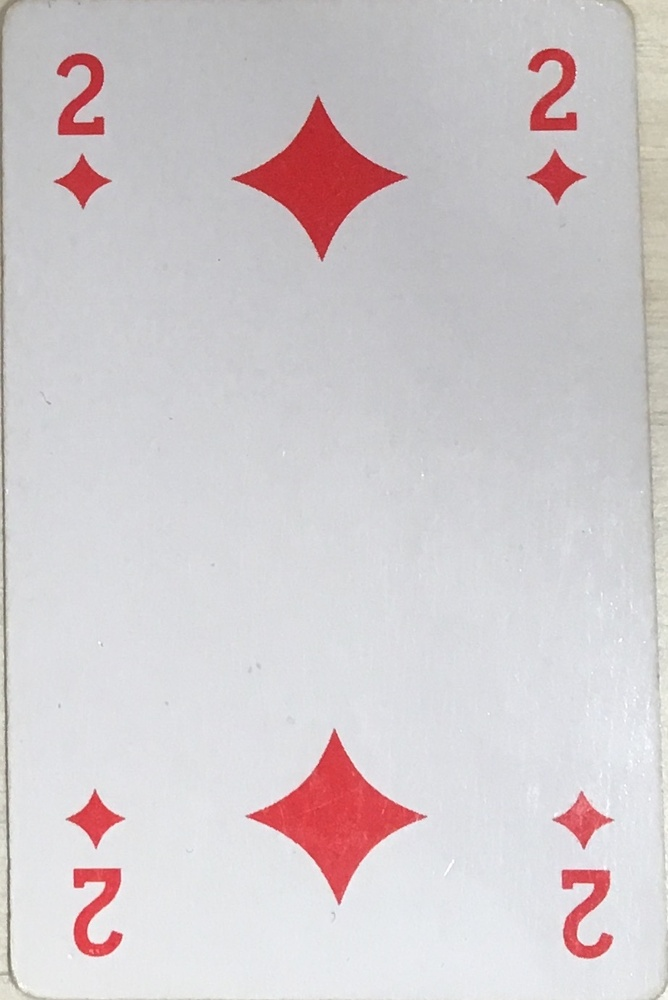
#> input picture test/0.JPG, 668 x 1000 px, shrunk from 923 x 1382 before the run
$ python -i detectRegion.py   (imports and definitions only)
#> lines starting #> are read from the running program, lines starting #| are printed output that depends on the picture; after the words box and inside, x2 and y2 are one past the last pixel; in counts of white or black regions, pixels touching at a corner belong together
#> further down, picture is the input picture: shape (1000, 668, 3); mean B, G, R 205.4, 202.7, 209.5

#!/usr/bin/env python3
# -*- coding: utf-8 -*-
"""
Created on Tue Nov 19 21:02:18 2019
@author: claireqian
"""
import cv2 as cv
import numpy as np
import skimage
from skimage import io as skio
import matplotlib.pyplot as plt
# from utils import *
import scipy.signal
import skimage.morphology as morpho
from scipy import ndimage as ndi

def strel(forme,taille):

    """returns the chosen structuring element
     'diamond'  closed ball for the  L1 of radius size
     'disk'     closed ball for the  L2 of radius size
     'square'   square  of size size
    """

    if forme == 'diamond':
        return morpho.selem.diamond(taille)
    if forme == 'disk':
        return morpho.selem.disk(taille)
    if forme == 'square':
        return morpho.selem.square(taille)

    raise RuntimeError('Erreur dans fonction strel: forme incomprise')


# [8 lines left out: function contrast_img, not called in this run]


def detectRegion(img):
    height, width, ch = img.shape
    # print(height, width)
    # proimg = cv.GaussianBlur(img,(3,3),0)

    # increase the contrast
    a = 2
    proimg = img * float(a)
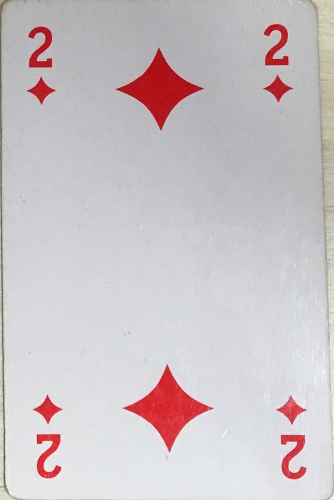
#> proimg: shape (1000, 668, 3) float64 (shown at 1/2 size); mean B, G, R 410.8, 405.3, 419.1; drawn with min black and max white
    proimg[proimg > 255] = 255
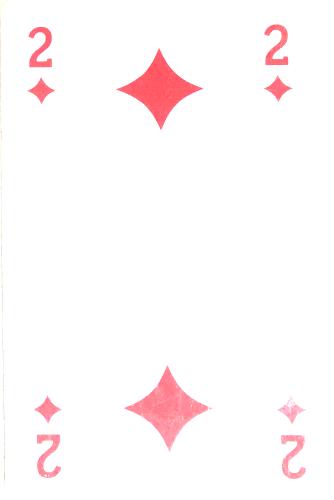
#> proimg: shape (1000, 668, 3) float64 (shown at 1/2 size); mean B, G, R 249.3, 248.7, 255
    proimg = np.round(proimg)
    proimg = proimg.astype(np.uint8)
    cv.imwrite("contrast.jpg", proimg)
    # proimg = contrast_img(proimg, 1.5, 1)
    """
    img_hsv = cv.cvtColor(proimg, cv.COLOR_BGR2HSV)
    proimg = img_hsv[:,:,1]
    """
    proimg = cv.cvtColor(img,cv.COLOR_BGR2GRAY)
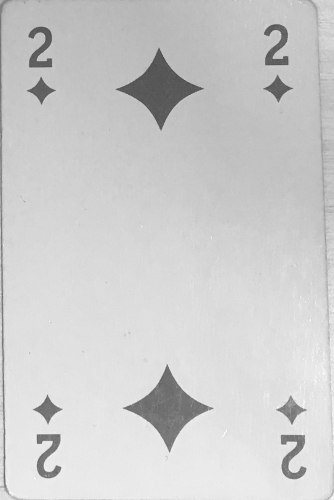
#> proimg: shape (1000, 668) (shown at 1/2 size); min 63, max 255, mean 205
    proimg = cv.GaussianBlur(proimg,(3,3),0)
    # cv.imshow("gaussian", img)

    len_loc = (int) (width / 110)
    se = strel('square', len_loc)
    proimg = morpho.closing(proimg, se)
    # [4 lines of commented-out code are left out]

    ret, binary = cv.threshold(proimg, 0, 255, cv.THRESH_BINARY_INV | cv.THRESH_OTSU)
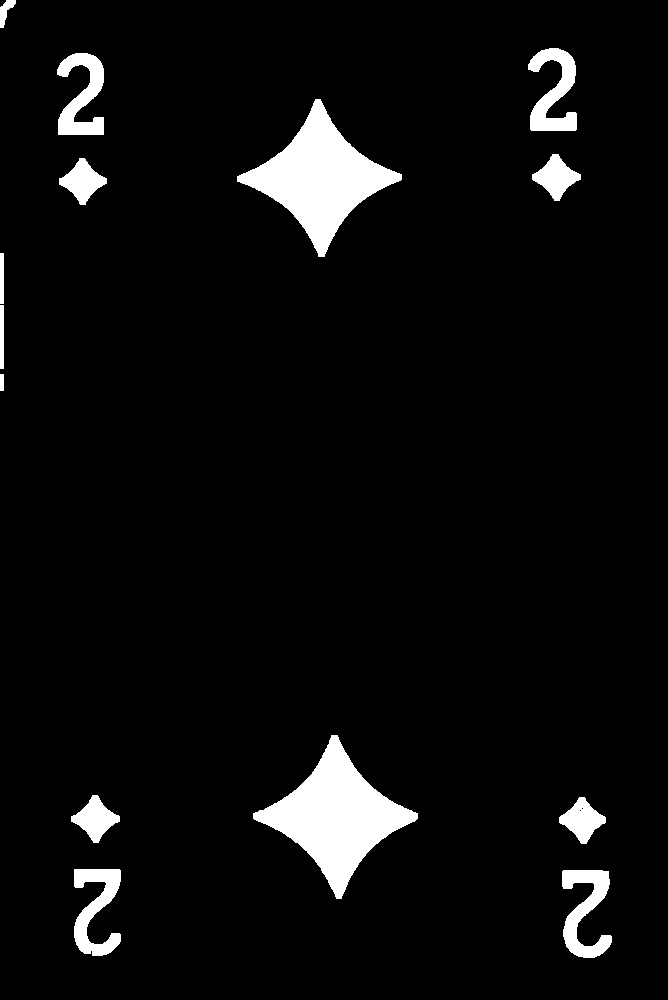
#> binary: shape (1000, 668); 5.2% white; 14 white regions, largest, box (x1, y1, x2, y2) and area: (253, 735, 418, 899) 10580, (237, 99, 402, 257) 10022, (562, 870, 612, 958) 2188
#> ret = 161
    # [9 lines of commented-out code are left out]
    canny = cv.Canny(proimg, 50, 150)
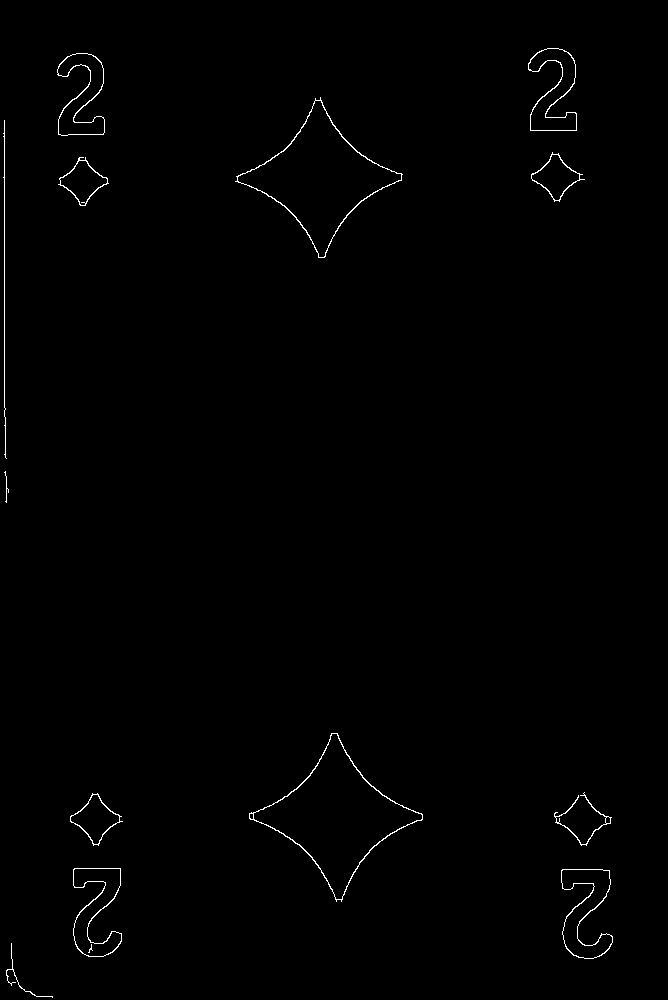
#> canny: shape (1000, 668); 0.64% white in thin lines or dots, all inside (x1, y1, x2, y2) = (3, 48, 613, 998)
    # cv.imwrite("canny.jpg", canny)

    contours, hierarchy = cv.findContours(canny, cv.RETR_EXTERNAL, cv.CHAIN_APPROX_SIMPLE)
#> contours = 13 contours, 3 with area under 20; largest, box (x1, y1, x2, y2) and area: (249, 733, 423, 902) 10874, (235, 97, 403, 258) 9945, (561, 869, 613, 959) 2376, (73, 868, 122, 957) 2288, (528, 48, 577, 131) 2100

    # search in the uper-left corner
    up_rank = up_suit  = height / 4
    left_rank = left_suit = width / 4
    i_rank = 0
    i_suit = 0
    x_rank = x_suit = y_rank = y_suit = 0
    w_rank = w_suit = h_rank = h_suit = 0
    for index in range(0, len(contours)):
        x, y, w, h = cv.boundingRect(contours[index])
        if (up_rank>y and x<width/4 and width/5>w>width/20 and height/5>h>height/20):#  and cv.contourArea(contours[index])>height*width/500):
            up_rank = y
            left_rank = x
            i_rank = index
            x_rank = x
            y_rank = y
            h_rank = h
            w_rank = w
#> this loop made 13 passes
#> (x, y, w, h, up_rank, left_rank, i_rank, x_rank) on pass 12: (57, 53, 48, 83, 53, 57, 11, 57)
#> after the loop, h_rank = 83; i_rank = 11; left_rank = 57; up_rank = 53; w_rank = 48; x_rank = 57; y_rank = 53
    for index in range(0, len(contours)):
        if (index==i_rank): continue
        x, y, w, h = cv.boundingRect(contours[index])
        if (left_suit>x and y_rank+h_rank-2<=y<height/2 and width/10>w>width/25 and height/10>h>height/30):
            up_suit = y
            left_suit = x
            i_suit = index
            x_suit = x
            y_suit = y
            h_suit = h
#> after the loop, h_suit = 49; i_suit = 7; left_suit = 58; up_suit = 157; x_suit = 58; y_suit = 157


    # if rank==10

    if (x_rank<x_suit and x_suit-x_rank>0.08*width):
            w_rank = w_rank * 3
    elif (x_rank>x_suit and x_rank+w_rank-x_suit-w_suit>0.08*width):
            x_rank = int(x_rank - w_rank*3/4)
            w_rank = int(w_rank * 7 / 4)

    """
    if (max(abs(x_rank-x_suit), abs(x_rank+w_rank-x_suit-w_suit))>0.08*width):
            print ('case 10')
            if (x_rank<x_suit):
                w_rank = w_rank * 3
            else:
                x_rank = int(x_rank - w_rank*3/4)
                w_rank = int(w_rank * 7 / 4)
    """

    # codinates of value region
    x_region = min(x_rank, x_suit)
#> x_region = 57
    y_region = min(y_rank, y_suit)
#> y_region = 53
    w_region = max(x_rank+w_rank, x_suit+w_suit) - x_region
#> w_region = 48
    h_region = max(y_rank+h_rank, y_suit+h_suit) - y_region
#> h_region = 153

    # draw the contour of rank and suit
    contour_rank = cv.drawContours(img.copy(),contours,i_rank,(0,255,255),3)
    # cv.imwrite("contour_rank.jpg", contour_rank)
    # cv.imshow("contour_rank", contour_rank)
    contour_suit = cv.drawContours(img.copy(),contours,i_suit,(0,255,255),3)
    # [15 lines of commented-out code are left out]

    return [x_region,  y_region, w_region, h_rank], [ x_region, y_suit, w_region, h_suit]

"""
def main():
    # img should be a cropped and morphed card
    # img = skio.imread('f.jpg')
    # img = skio.imread('detectRegion_test.png')

    img = cv.imread('./test/0.jpg')
    a, b = detectRegion(img)
    print (a, b)


if __name__ == '__main__':
    main()
"""

>>> import cv2
>>> picture = cv2.imread('test/0.JPG')
>>> result = detectRegion(picture)
#> result = ([57, 53, 48, 83], [57, 157, 48, 49])

$ run again, on test/1.jpg
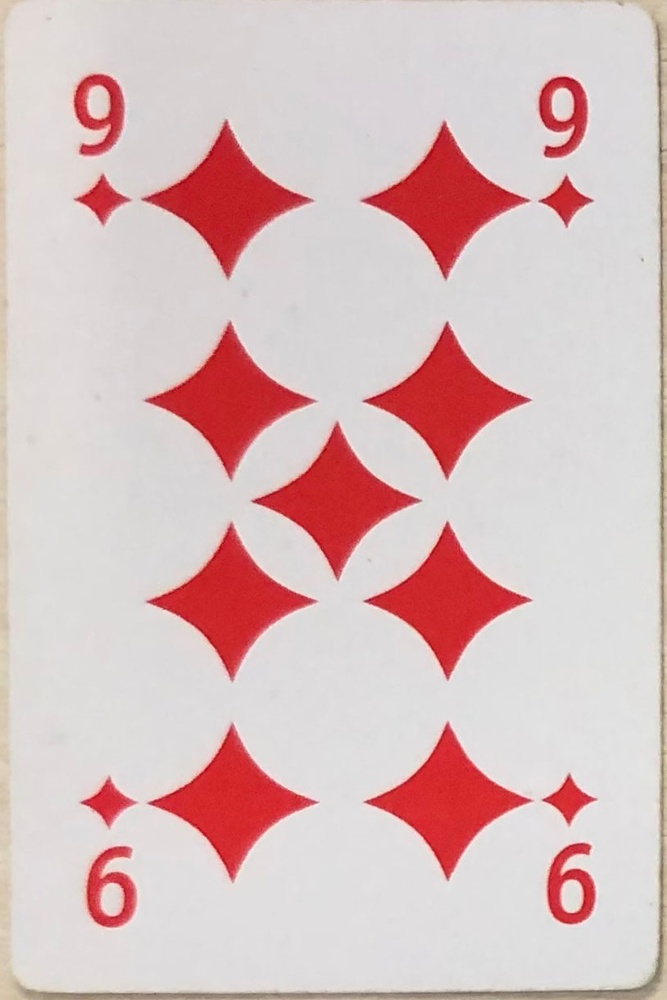
#> input picture test/1.jpg, 667 x 1000 px, shrunk from 814 x 1221 before the run
#> picture is the input picture: shape (1000, 667, 3); mean B, G, R 190.5, 190.4, 217
#> in detectRegion, `ret, binary = cv.threshold(proimg, 0, 255, cv.THRESH_BINARY_INV | cv.T..`:
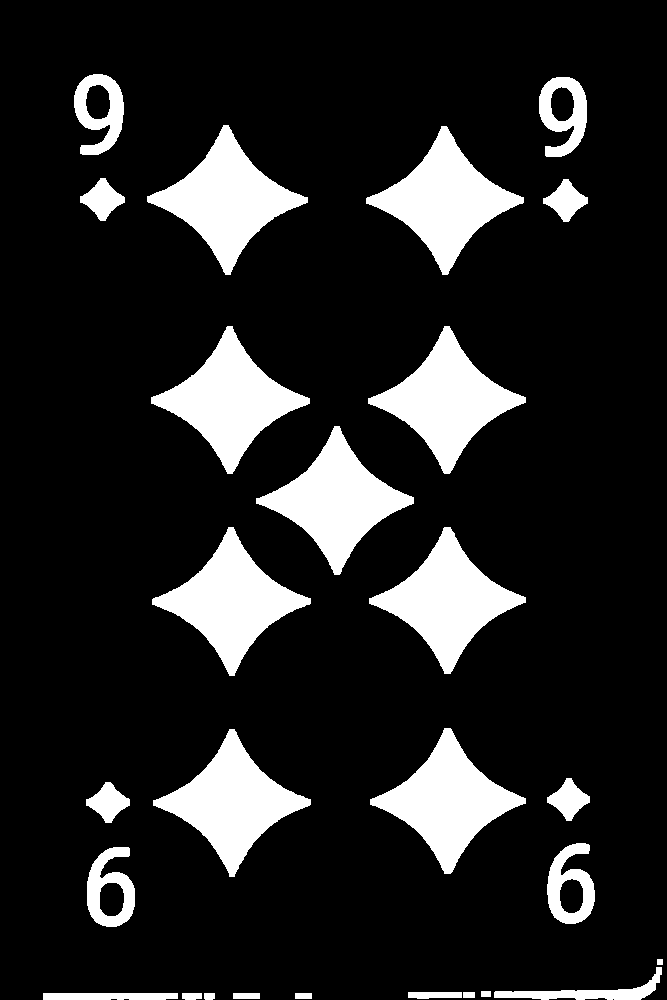
#> binary: shape (1000, 667); 14.7% white; 27 white regions, largest, box (x1, y1, x2, y2) and area: (147, 125, 308, 275) 9337, (151, 326, 310, 474) 9251, (366, 126, 524, 275) 9230
#> ret = 156
#> in detectRegion, `canny = cv.Canny(proimg, 50, 150)`:
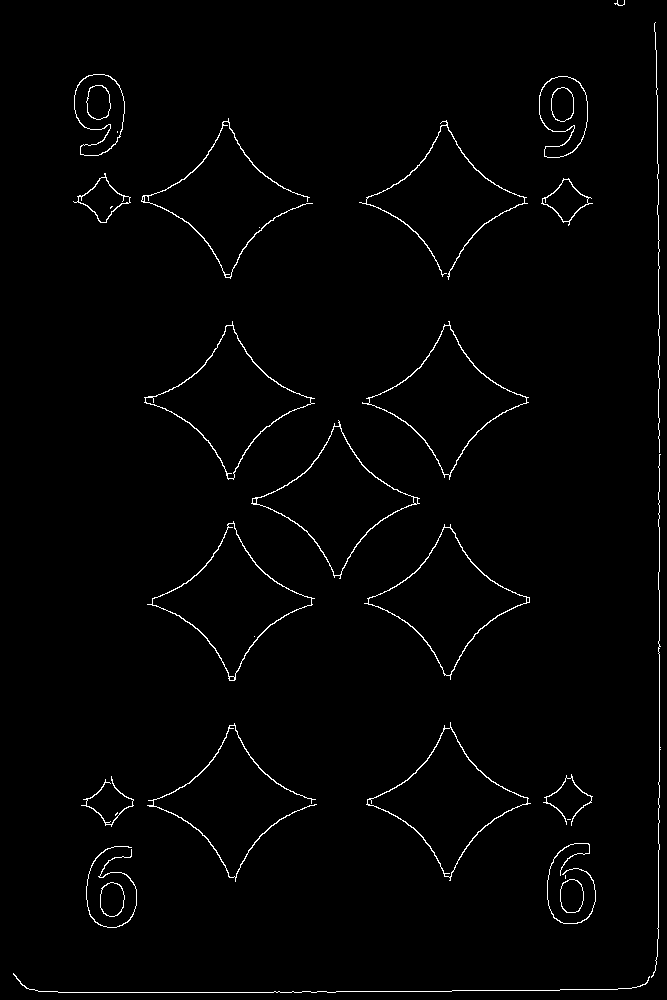
#> canny: shape (1000, 667); 1.5% white in thin lines or dots
#> contours = 27 contours, 8 with area under 20; largest, box (x1, y1, x2, y2) and area: (144, 321, 315, 480) 9426, (147, 521, 315, 681) 9370, (251, 420, 420, 579) 9314, (364, 524, 530, 680) 9279, (362, 321, 529, 480) 9277
#> the loop in detectRegion, `for index in range(0, len(contours)):` made 27 passes
#> (x, y, w, h, up_rank, left_rank, i_rank, x_rank) on pass 25: (74, 74, 51, 82, 74, 74, 24, 74)
#> after the loop in detectRegion, `for index in range(0, len(contours)):`: h_rank = 82; i_rank = 24; left_rank = 74; w_rank = 51; x_rank = 74
#> after the loop in detectRegion, `for index in range(0, len(contours)):`: h_suit = 50; i_suit = 20; left_suit = 73; up_suit = 173; x_suit = 73; y_suit = 173
#> x_region = 73
#> y_region = 74
#> w_region = 52
#> h_region = 149
#> result = ([73, 74, 52, 82], [73, 173, 52, 50])

$ run again, on test/10.JPG
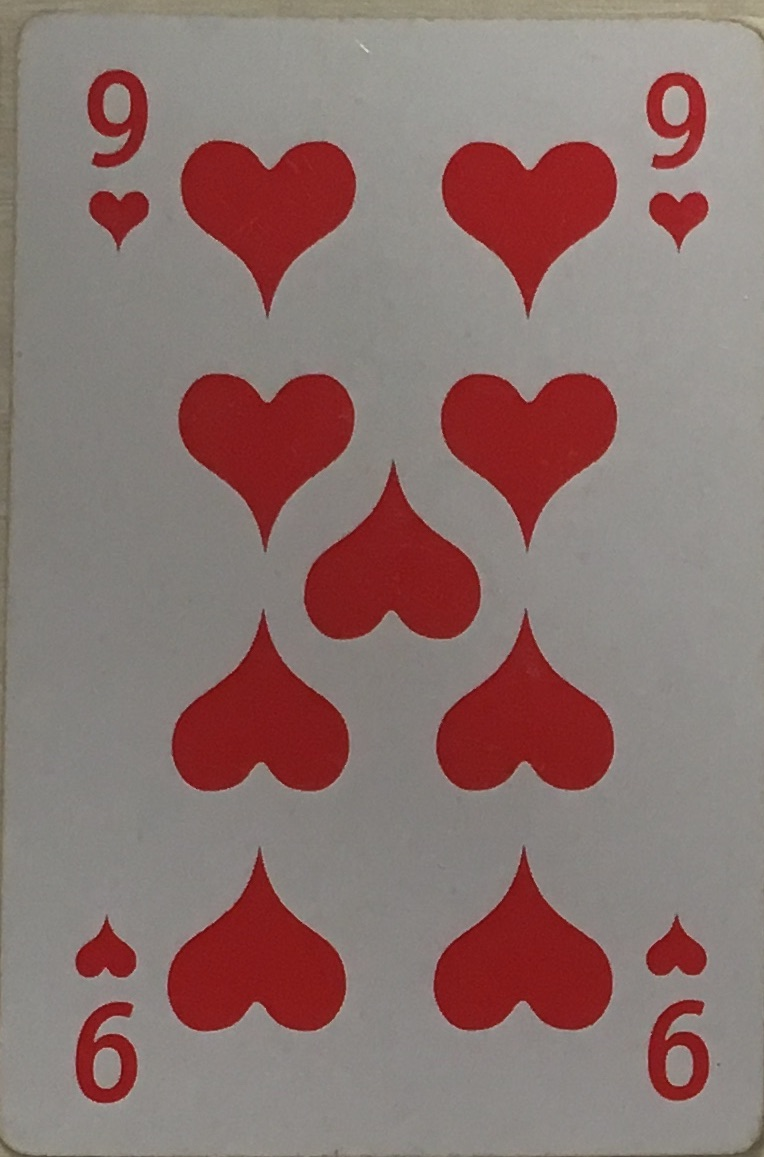
#> input picture test/10.JPG, 764 x 1157 px
#> picture is the input picture: shape (1157, 764, 3); mean B, G, R 112.1, 115.3, 139.7
#> in detectRegion, `ret, binary = cv.threshold(proimg, 0, 255, cv.THRESH_BINARY_INV | cv.T..`:
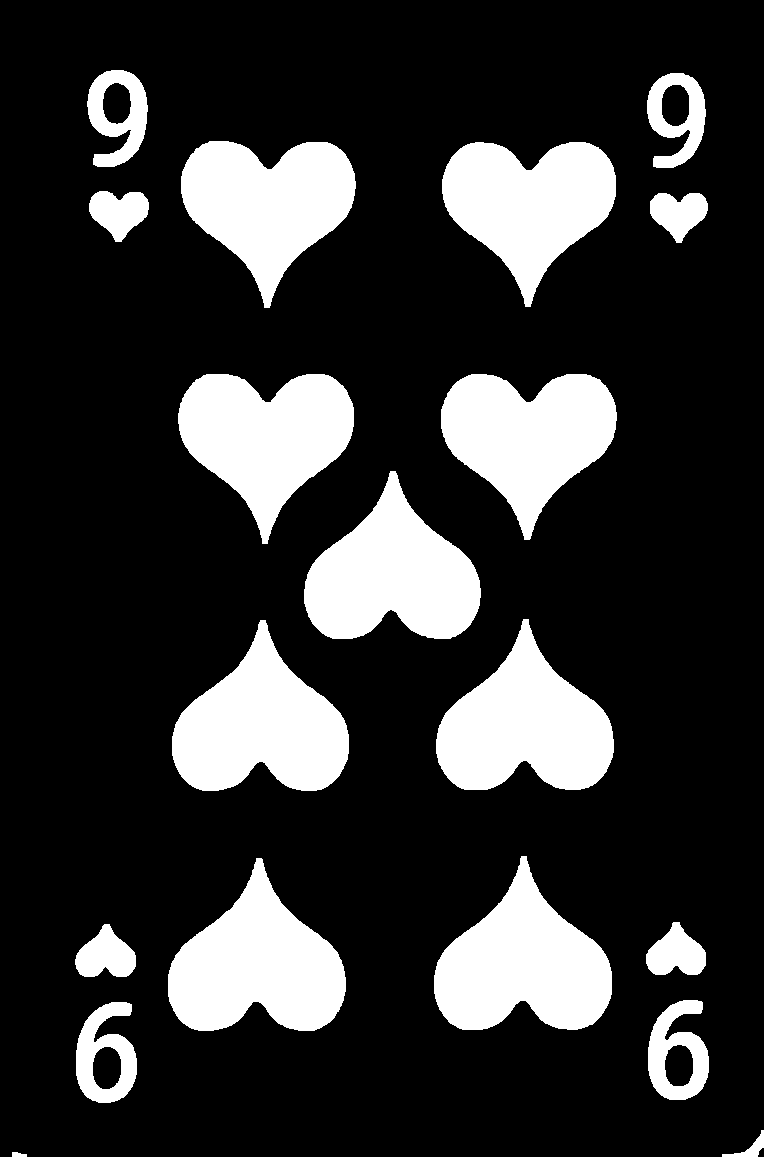
#> binary: shape (1157, 764); 20.4% white; 19 white regions, largest, box (x1, y1, x2, y2) and area: (168, 858, 346, 1031) 18254, (434, 856, 612, 1030) 18248, (172, 620, 349, 791) 17953
#> ret = 100
#> in detectRegion, `canny = cv.Canny(proimg, 50, 150)`:
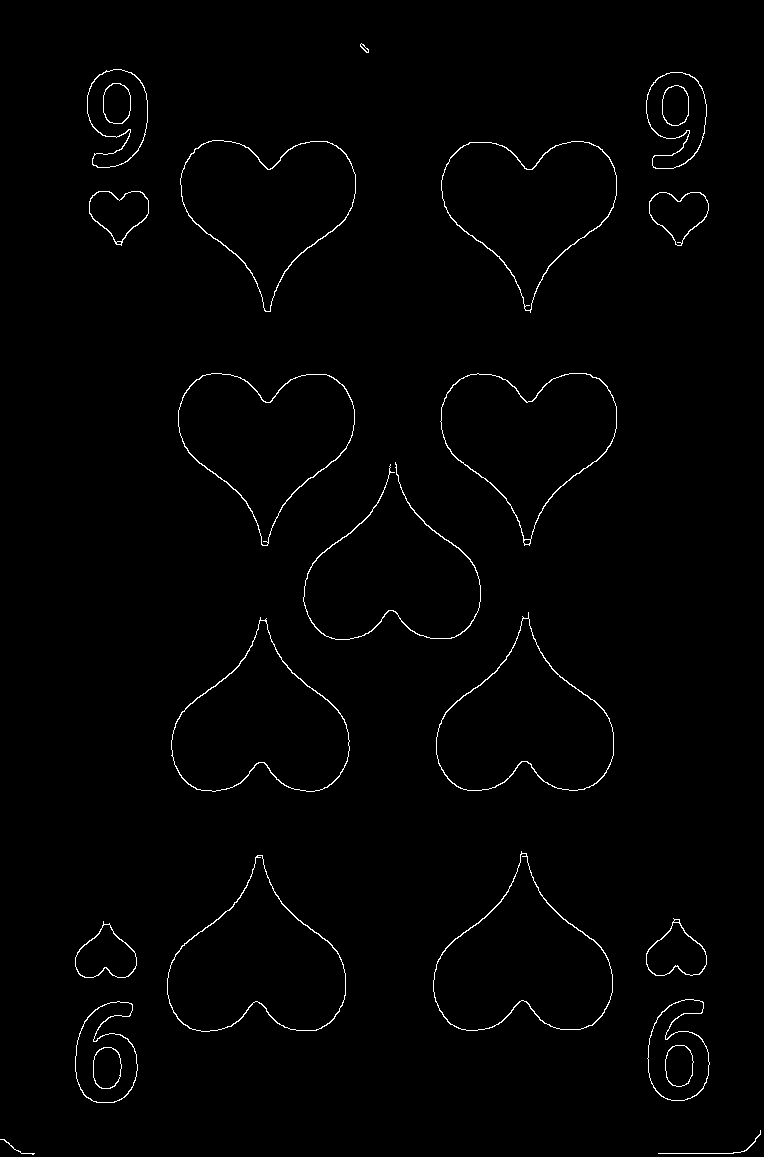
#> canny: shape (1157, 764); 1.1% white in thin lines or dots
#> contours = 20 contours, 2 with area under 20; largest, box (x1, y1, x2, y2) and area: (433, 851, 613, 1031) 18366, (167, 855, 346, 1032) 18365, (436, 612, 614, 791) 17996, (171, 617, 350, 792) 17981, (178, 373, 355, 546) 17557
#> the loop in detectRegion, `for index in range(0, len(contours)):` made 20 passes
#> (x, y, w, h, up_rank, left_rank, i_rank, x_rank) on pass 19: (87, 69, 61, 99, 69, 87, 18, 87)
#> after the loop in detectRegion, `for index in range(0, len(contours)):`: h_rank = 99; i_rank = 18; left_rank = 87; up_rank = 69; w_rank = 61; x_rank = 87; y_rank = 69
#> after the loop in detectRegion, `for index in range(0, len(contours)):`: h_suit = 55; i_suit = 14; left_suit = 89; up_suit = 191; x_suit = 89; y_suit = 191
#> x_region = 87
#> y_region = 69
#> w_region = 61
#> h_region = 177
#> result = ([87, 69, 61, 99], [87, 191, 61, 55])
